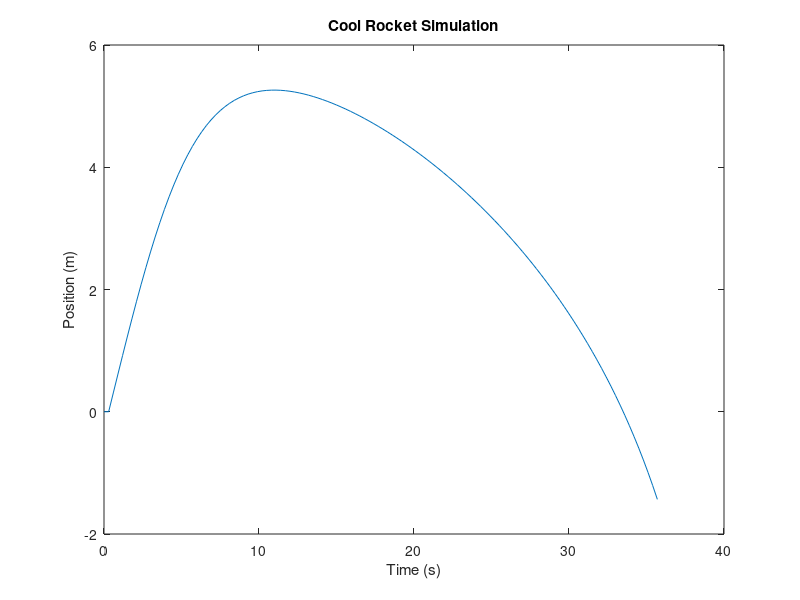
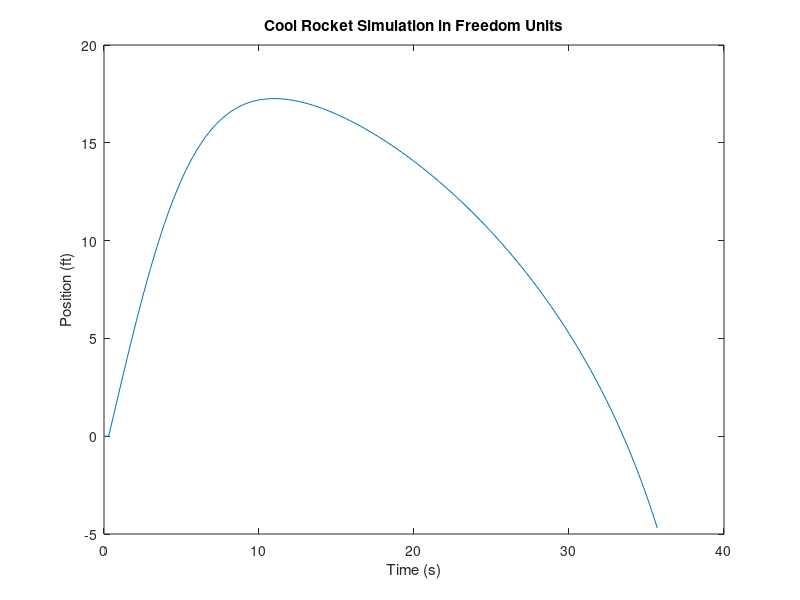

Reproduce these figures in MATLAB, in order.

% This is a function that models the flight dynamics for water bottle 
% rockets

%Gonna first test out how hard it'll be to write as an iterative functino
% recursive function
%We can write a

%Keep iterating the code while rocket has positive velocity

%Preassigning values to
%The 3 key variables that will persist, water mass, rocket velocity, and 
%internal bottle pressure
%we can set the conditions for the simulation inside the code
%before we compile and run it, as opposed to having the overall functiona
%call include conditions bc as a re

%{
Your final report should present your results from the semester. 
At a minimum, your report should include experimental and 
theoretical comparisons for: peak altitude, thrust duration, 
maximum thrust force, and position vs. time plots.  
Project submission requires
 - peak altitude
    need a persistent height matrix
 - thrust duration
    will need
 - maximum thrust force
 - position vs. time plots
%}

%Flight 14 Data
%200	ml water
%20	psi launch pressure
%54 ft apogee

delta_t = 0.3; % need to work on getting this down

%Setting initial conditions on the persistent arrays
P_int = input("What was the launch pressure in psi? ")*6.89476;      %internal pressure [kPa], converted from psi
v_rocket = 0;   %velocity of the rocket relative to a fixed frame [m/s]
h = 0;          %height [m]
V_water = input("What was the water volume in mL? ")/1000000; %for the test flight we care about

%Constant variables
R_water = 997;      %density of liquid water [kg/m^3]
R_air =  1.293;     %density of atmospheric air [kg/m^3]
C_d = 0.5;          %Drag coefficient [Unitless]
g = 9.81;           %gravitational constant [m/s^2]
m_water = V_water*R_water; %mass of the water in the rocket [kg]

m_rocket = 0; %this is changing but dependent on m_water anyways
m_bottle = 0.198; %mass of empty bottle without water [kg]
V_bottle = 1250/1000000; %fillable volume of the empty bottle [m^3], 1250mL

m_air = (V_bottle-V_water)*R_air;

P_atm = 101.325; %atmospheric pressure [kPa]
D_rocket = 0.086; %diameter of the rocket [m]
D_nozzle = 0.01; %diameter of the rocket [m]
A_rocket = pi()*(D_rocket/2)^2; %cross sectional area of rocket body [m^2]
A_nozzle = pi()*(D_nozzle/2)^2; %cross sectional area of rocket nozzle [m^2]
gamma = 1.4; %

%these variables change but are derived from the other changing
%variables. The values here are purely for initializing the variable.
v_water = 0;    %velocity of water moving inside of rocket body
v_WR = 0;       %expulsion velocity of the water in relation to the rocket's nozzle
F_thrust = 0;   %thrust force on the rocket
F_weight = 0;   %thrust force on the rocket
F_drag = 0;     %thrust force on the rocket

bool_waterleftinside = true; %set to 0 when the mass of water in the 
%rocket is below or equal to 0, this then should enable something 
%later to start decreasing air mass

%arrays for the values that we're looking to keep track of
%by the end of the simulation and during each iteration for plotting
%and analysis
pARRAY = [];
mARRAY = [];
vARRAY = [];
hARRAY = [];
tARRAY = [];

if isempty(vARRAY)
    vARRAY(1) = 0;
end

totalTime = 0; %total elapsed time

pARRAY = [pARRAY, P_int];
mARRAY = [mARRAY, m_water];
vARRAY = [vARRAY, v_rocket];
hARRAY = [hARRAY, h];
tARRAY = [tARRAY, 0];

frame = 2;

%loop until velocity < 0 
while vARRAY(frame-1)>= -5 
    
    %initiation
    v_water = sqrt(2*(pARRAY(frame-1))/(R_water*(1-(A_nozzle/A_rocket)^2)));
    v_WR = A_nozzle*v_water/A_rocket;
    m_dot = -R_water*A_nozzle*v_WR;
    V1 = V_bottle - m_water/R_water;
    m_rocket = mARRAY(frame-1) + m_air + m_bottle;

    %assessment
    F_thrust = -m_dot*v_WR+A_nozzle*(pARRAY(frame-1))*1000; %x1000 bc we're using kPa and need to be using Pa
    %the "-" in front of the m_dot term is to unify the direction such
    %that thrust is pointing upwards
    F_weight = m_rocket*g;
    F_drag = 1/2*R_air*vARRAY(frame-1)^2*C_d*A_rocket;
    
    fprintf('Frame: %i Forces |Thrust: %f|Weight: %f|Drag: %f \n', frame, F_thrust, F_weight, F_drag);

    %progression
    F_net = F_thrust - F_weight - F_drag;
    mARRAY(frame) = mARRAY(frame-1) + m_dot*delta_t;
    V2 = V_bottle - mARRAY(frame)/R_water;
    next_m_rocket = mARRAY(frame) + m_air + m_bottle; %using updated m_water value
    vARRAY(frame) = (m_rocket*vARRAY(frame-1)+ F_net*delta_t)/next_m_rocket;
    pARRAY(frame) = pARRAY(frame-1)*(V1/V2)^gamma;
    hARRAY(frame) = vARRAY(frame-1)*delta_t;

    %timekeeping
    tARRAY(frame) = tARRAY(frame-1)+delta_t;
    
    fprintf('Frame: %i |P: %fkPa|V: %fm/s|M: %fkg |Time: %fs\n', frame, pARRAY(frame), vARRAY(frame), mARRAY(frame), tARRAY(frame));

    frame = frame + 1;
end

plot(tARRAY, hARRAY);
title('Cool Rocket Simulation');
xlabel('Time (s)');
ylabel('Position (m)');

figure;
plot(tARRAY, hARRAY*3.28);
title('Cool Rocket Simulation in Freedom Units');
xlabel('Time (s)');
ylabel('Position (ft)');


max_height = max(hARRAY)*3.28 %max height in feet
